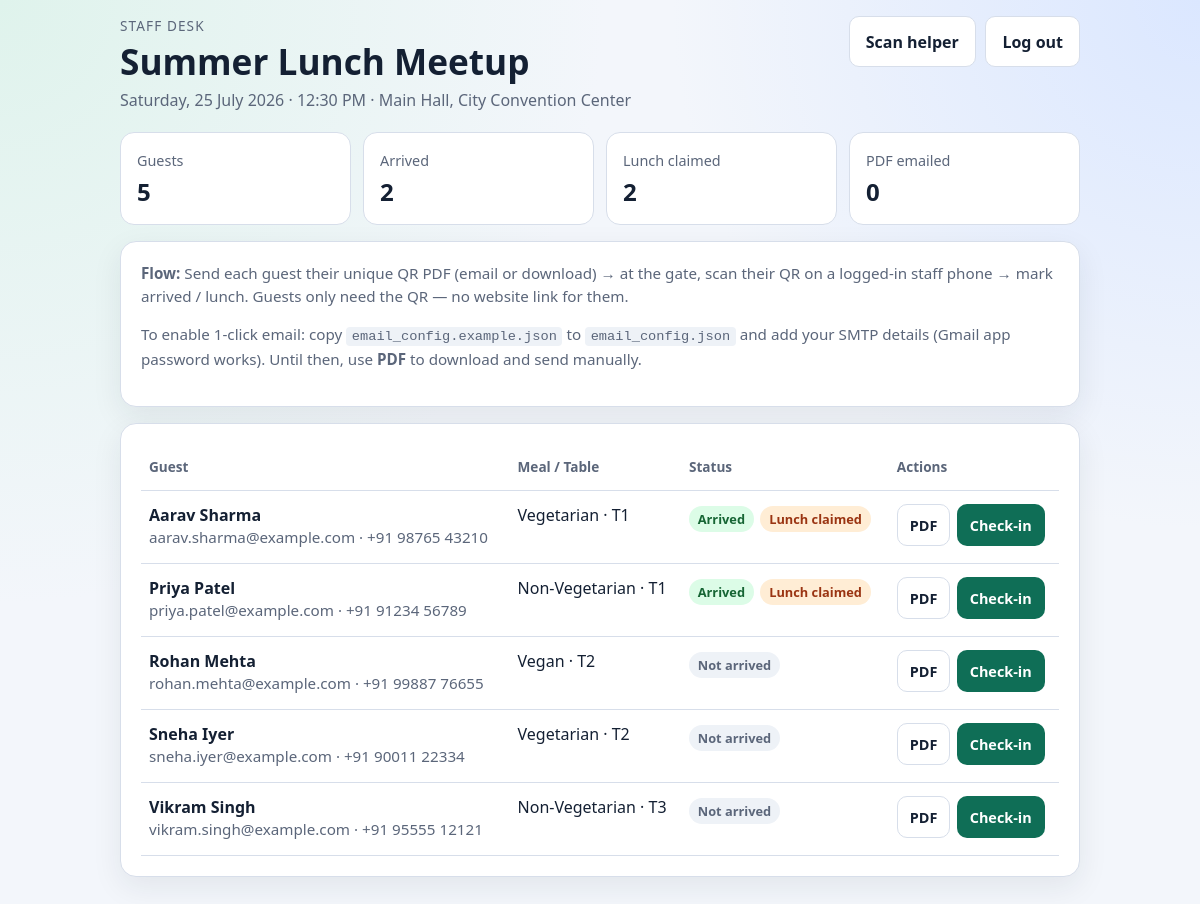
The page / (signed in) on the database as committed earlier.
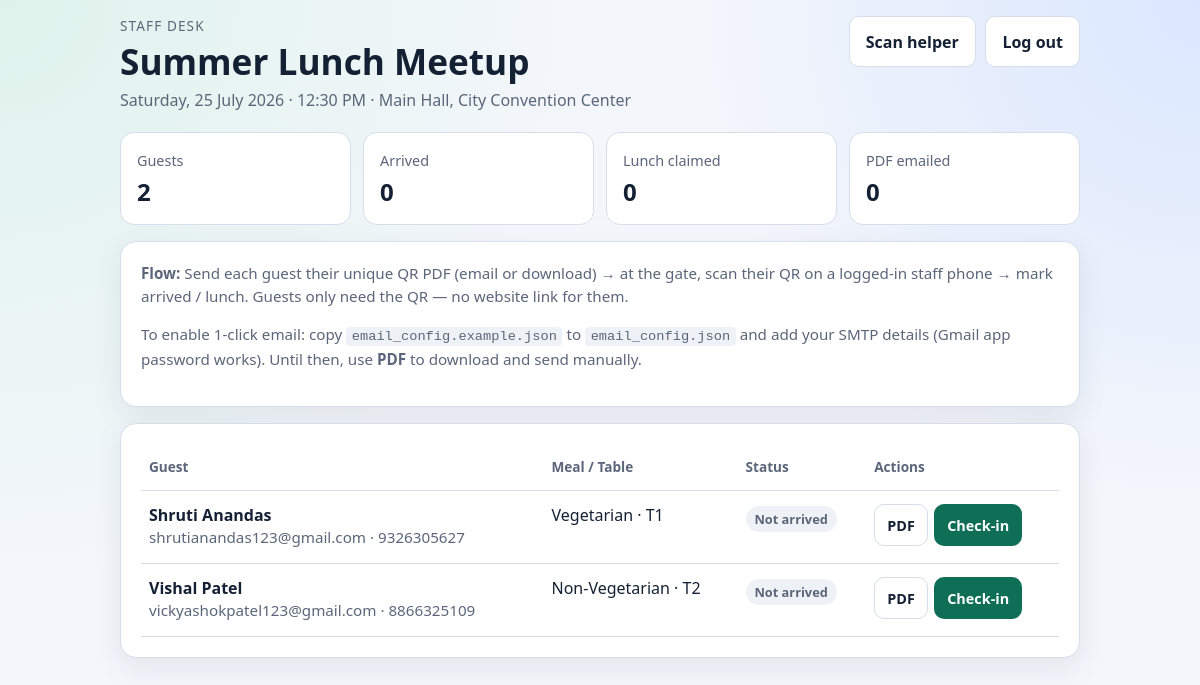
The same page on the database as committed later.
### tables this page shows
CREATE TABLE guests (
            id INTEGER PRIMARY KEY AUTOINCREMENT,
            name TEXT NOT NULL,
            email TEXT NOT NULL,
            phone TEXT NOT NULL,
            meal TEXT NOT NULL,
            table_no TEXT NOT NULL,
            token TEXT NOT NULL UNIQUE,
            arrived INTEGER NOT NULL DEFAULT 0,
            arrived_at TEXT,
            lunch_claimed INTEGER NOT NULL DEFAULT 0,
            claimed_at TEXT,
            pdf_sent INTEGER NOT NULL DEFAULT 0,
            pdf_sent_at TEXT
        );

### app.py (the view)
@app.route("/")
@login_required
def home():
    conn = get_db()
    guests = conn.execute("SELECT * FROM guests ORDER BY id").fetchall()
    arrived = sum(1 for g in guests if g["arrived"])
    claimed = sum(1 for g in guests if g["lunch_claimed"])
    sent = sum(1 for g in guests if g["pdf_sent"])
    conn.close()
    return render_template(
        "home.html",
        guests=guests,
        arrived=arrived,
        claimed=claimed,
        sent=sent,
        total=len(guests),
    )

### app.py (called while the page is built, shortened)
def get_db() -> sqlite3.Connection:
    conn = sqlite3.connect(DB_PATH)
    conn.row_factory = sqlite3.Row
    return conn

def login_required(view):
    @wraps(view)
    def wrapped(*args, **kwargs):
        if not session.get("staff"):
            return redirect(url_for("login", next=request.path))
        return view(*args, **kwargs)
    return wrapped

def load_email_config() -> dict | None:
    env_user = os.environ.get("SMTP_USER", "").strip()
    env_pass = os.environ.get("SMTP_PASSWORD", "").strip()
    if EMAIL_CONFIG_PATH.exists():
        with EMAIL_CONFIG_PATH.open(encoding="utf-8") as f:
            return json.load(f)
    return None

def email_is_configured() -> bool:
    return load_email_config() is not None

@app.context_processor
def inject_event():
    return {
        "event_name": EVENT_NAME,
        "event_date": EVENT_DATE,
        "event_venue": EVENT_VENUE,
        "email_ready": email_is_configured(),
        "staff_logged_in": bool(session.get("staff")),
    }

### templates/home.html (shortened to what this page needs)
{% extends "base.html" %}
{% block content %}
  <div class="topbar">
    <div>
      <p class="brand">Staff desk</p>
      <h1>{{ event_name }}</h1>
      <p class="sub">{{ event_date }} · {{ event_venue }}</p>
    </div>
    <div class="actions">
      <a class="btn secondary" href="{{ url_for('scan') }}">Scan helper</a>
      <a class="btn secondary" href="{{ url_for('logout') }}">Log out</a>
    </div>
  </div>
  <div class="stats">
    <div class="stat"><span>Guests</span><strong>{{ total }}</strong></div>
    <div class="stat"><span>Arrived</span><strong>{{ arrived }}</strong></div>
    <div class="stat"><span>Lunch claimed</span><strong>{{ claimed }}</strong></div>
    <div class="stat"><span>PDF emailed</span><strong>{{ sent }}</strong></div>
  </div>
  <div class="panel" style="margin-bottom: 1rem;">
    <p class="help" style="margin-top: 0;">
      <strong>Flow:</strong> Send each guest their unique QR PDF (email or download) →
      at the gate, scan their QR on a logged-in staff phone → mark arrived / lunch.
      Guests only need the QR — no website link for them.
    </p>
    {% if email_ready %}
      <form method="post" action="{{ url_for('send_all') }}" style="margin-top: 0.75rem;">
        <button class="btn" type="submit"
          onclick="return confirm('Email unique QR PDFs to all {{ total }} guests?');">
          Send QR PDF to all guests (1 click)
        </button>
      </form>
    {% else %}
      <p class="help" style="margin-top: 0.75rem;">
        To enable 1-click email: copy <code>email_config.example.json</code> to
        <code>email_config.json</code> and add your SMTP details (Gmail app password works).
        Until then, use <strong>PDF</strong> to download and send manually.
      </p>
    {% endif %}
  </div>
  <div class="panel">
    <table>
      <thead>
        <tr>
          <th>Guest</th>
          <th>Meal / Table</th>
          <th>Status</th>
          <th>Actions</th>
        </tr>
      </thead>
      <tbody>
        {% for g in guests %}
        <tr>
          <td data-label="Guest">
            <strong>{{ g.name }}</strong><br />
            <span class="help">{{ g.email }} · {{ g.phone }}</span>
          </td>
          <td data-label="Meal / Table">{{ g.meal }} · {{ g.table_no }}</td>
          <td data-label="Status">
            {% if g.arrived %}
              <span class="badge ok">Arrived</span>
            {% else %}
              <span class="badge">Not arrived</span>
            {% endif %}
            {% if g.lunch_claimed %}
              <span class="badge claimed">Lunch claimed</span>
            {% endif %}
          </td>
          <td data-label="Actions">
            <div class="row-actions">
              <a class="btn secondary" href="{{ url_for('pdf_ticket', token=g.token) }}">PDF</a>
              <a class="btn" href="{{ url_for('checkin', token=g.token) }}">Check-in</a>
            </div>
          </td>
        </tr>
        {% endfor %}
      </tbody>
    </table>
  </div>
{% endblock %}

### templates/base.html (shortened to what this page needs)
<!DOCTYPE html>
<html lang="en">
<head>
  <link rel="stylesheet" href="{{ url_for('static', filename='style.css') }}" />
</head>
<body>
  <div class="wrap">
    {% block content %}{% endblock %}
  </div>
</body>
</html>

### static/style.css (style rules this page uses)
:root { --ink: #142033; --muted: #5b667a; --line: #d7deea; --bg: #f3f6fb; --card: #ffffff; --accent: #0f6e56; --warn: #9a3412; --warn-soft: #ffedd5; --bad: #9f1239; --bad-soft: #ffe4e6; --ok: #166534; --ok-soft: #dcfce7; --shadow: 0 10px 30px rgba(20, 32, 51, 0.08); }
* { box-sizing: border-box; }
html { -webkit-text-size-adjust: 100%; }
body { margin: 0; font-family: "Segoe UI", Tahoma, Geneva, Verdana, sans-serif; color: var(--ink); background: radial-gradient(circle at top left, #dff3ec 0, transparent 40%), radial-gradient(circle at top right, #dbe7ff 0, transparent 35%), var(--bg); min-height: 100vh; }
a { color: var(--accent); text-decoration: none; }
.wrap { width: min(960px, calc(100% - 1.25rem)); margin: 0 auto; padding: 1rem 0 2.5rem; }
.topbar { display: flex; justify-content: space-between; gap: 1rem; align-items: flex-start; margin-bottom: 1.25rem; }
.brand { font-size: 0.85rem; letter-spacing: 0.08em; text-transform: uppercase; color: var(--muted); margin: 0 0 0.35rem; }
h1 { margin: 0; font-size: clamp(1.45rem, 5vw, 2.2rem); line-height: 1.15; }
.sub { margin: 0.5rem 0 0; color: var(--muted); line-height: 1.45; }
.actions { display: flex; flex-wrap: wrap; gap: 0.6rem; }
.btn { display: inline-flex; align-items: center; justify-content: center; gap: 0.4rem; border: 1px solid transparent; border-radius: 10px; padding: 0.85rem 1rem; min-height: 48px; font-weight: 600; font-size: 1rem; cursor: pointer; text-decoration: none; background: var(--accent); color: white; touch-action: manipulation; }
.btn.secondary { background: white; color: var(--ink); border-color: var(--line); }
.panel { background: var(--card); border: 1px solid var(--line); border-radius: 16px; box-shadow: var(--shadow); padding: 1.25rem; }
.stats { display: grid; grid-template-columns: repeat(4, 1fr); gap: 0.75rem; margin-bottom: 1rem; }
.badge:not(.ok):not(.claimed) { background: #eef2f7; color: var(--muted); }
code { background: #eef2f7; padding: 0.1rem 0.35rem; border-radius: 4px; font-size: 0.9em; }
.stat { background: white; border: 1px solid var(--line); border-radius: 14px; padding: 1rem; }
.stat strong { display: block; font-size: 1.5rem; margin-top: 0.25rem; }
.stat span { color: var(--muted); font-size: 0.9rem; }
table { width: 100%; border-collapse: collapse; }
th, td { text-align: left; padding: 0.85rem 0.5rem; border-bottom: 1px solid var(--line); vertical-align: top; }
th { color: var(--muted); font-size: 0.85rem; font-weight: 600; }
.badge { display: inline-block; padding: 0.25rem 0.55rem; border-radius: 999px; font-size: 0.8rem; font-weight: 600; margin: 0.1rem 0.15rem 0.1rem 0; }
.row-actions { display: flex; flex-wrap: wrap; gap: 0.4rem; }
.row-actions .btn { padding: 0.55rem 0.75rem; min-height: 42px; font-size: 0.9rem; }
.help { color: var(--muted); font-size: 0.95rem; line-height: 1.5; }

Rows that differ between the two databases and show on the page:
removed guests: name "Rohan Mehta", email "rohan.mehta@example.com", phone "+91 99887 76655", meal "Vegan", table_no "T2", arrived "Not arrived"
removed guests: name "Sneha Iyer", email "sneha.iyer@example.com", phone "+91 90011 22334", meal "Vegetarian", table_no "T2", arrived "Not arrived"
removed guests: name "Vikram Singh", email "vikram.singh@example.com", phone "+91 95555 12121", meal "Non-Vegetarian", table_no "T3", arrived "Not arrived"
changed guests "Vegetarian": name "Aarav Sharma" → "Shruti Anandas"; email "aarav.sharma@example.com" → "shrutianandas123@gmail.com"; phone "+91 98765 43210" → "9326305627"; arrived "Arrived" → "Not arrived"; no longer shows "Lunch claimed"
changed guests "Non-Vegetarian": name "Priya Patel" → "Vishal Patel"; email "priya.patel@example.com" → "vickyashokpatel123@gmail.com"; phone "+91 91234 56789" → "8866325109"; table_no "T1" → "T2"; arrived "Arrived" → "Not arrived"; no longer shows "Lunch claimed"
Other text that changed with them:
{{ total }}: "5" → "2"
{{ arrived }}: "2" → "0"
{{ claimed }}: "2" → "0"
